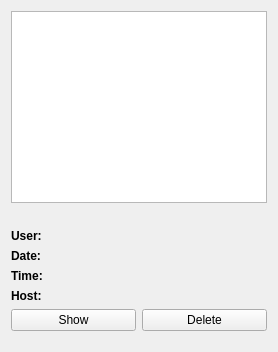
<?xml version="1.0" encoding="UTF-8"?>
<ui version="4.0">
 <class>SnapshotManagementWidget</class>
 <widget class="QWidget" name="SnapshotManagementWidget">
  <layout class="QVBoxLayout" name="verticalLayout">
   <item>
    <widget class="QListView" name="list">
     <property name="whatsThis">
      <string>&lt;html&gt;&lt;head&gt;&lt;meta name=&quot;qrichtext&quot; content=&quot;1&quot; /&gt;&lt;style type=&quot;text/css&quot;&gt;
p, li { white-space: pre-wrap; }
&lt;/style&gt;&lt;/head&gt;&lt;body style=&quot; font-family:'Sans Serif'; font-size:9pt; font-weight:400; font-style:normal; text-decoration:none;&quot;&gt;
&lt;p style=&quot; margin-top:0px; margin-bottom:0px; margin-left:0px; margin-right:0px; -qt-block-indent:0; text-indent:0px;&quot;&gt;All snapshots you made are listed here. You can make snapshots by selecting the according entry in the context-menu of a client-window. These snapshosts can be managed using the buttons below.&lt;/p&gt;&lt;/body&gt;&lt;/html&gt;</string>
     </property>
    </widget>
   </item>
   <item>
    <widget class="QLabel" name="previewLbl">
     <property name="scaledContents">
      <bool>true</bool>
     </property>
    </widget>
   </item>
   <item>
    <layout class="QGridLayout" columnstretch="0,1">
     <item row="1" column="1">
      <widget class="QLabel" name="dateLbl"/>
     </item>
     <item row="0" column="0">
      <widget class="QLabel" name="userDescLbl">
       <property name="font">
        <font>
         <weight>75</weight>
         <bold>true</bold>
        </font>
       </property>
       <property name="text">
        <string>User:</string>
       </property>
      </widget>
     </item>
     <item row="0" column="1">
      <widget class="QLabel" name="userLbl"/>
     </item>
     <item row="2" column="1">
      <widget class="QLabel" name="timeLbl"/>
     </item>
     <item row="3" column="0">
      <widget class="QLabel" name="hostDescLbl">
       <property name="font">
        <font>
         <weight>75</weight>
         <bold>true</bold>
        </font>
       </property>
       <property name="text">
        <string>Host:</string>
       </property>
      </widget>
     </item>
     <item row="1" column="0">
      <widget class="QLabel" name="dateDescLbl">
       <property name="font">
        <font>
         <weight>75</weight>
         <bold>true</bold>
        </font>
       </property>
       <property name="text">
        <string>Date:</string>
       </property>
      </widget>
     </item>
     <item row="3" column="1">
      <widget class="QLabel" name="hostLbl"/>
     </item>
     <item row="2" column="0">
      <widget class="QLabel" name="timeDescLbl">
       <property name="font">
        <font>
         <weight>75</weight>
         <bold>true</bold>
        </font>
       </property>
       <property name="text">
        <string>Time:</string>
       </property>
      </widget>
     </item>
    </layout>
   </item>
   <item>
    <layout class="QHBoxLayout" name="horizontalLayout">
     <item>
      <widget class="QPushButton" name="showBtn">
       <property name="text">
        <string>Show</string>
       </property>
       <property name="icon">
        <iconset resource="../master.qrc">
         <normaloff>:/resources/edit-find.png</normaloff>:/resources/edit-find.png</iconset>
       </property>
       <property name="iconSize">
        <size>
         <width>22</width>
         <height>22</height>
        </size>
       </property>
      </widget>
     </item>
     <item>
      <widget class="QPushButton" name="deleteBtn">
       <property name="text">
        <string>Delete</string>
       </property>
       <property name="icon">
        <iconset resource="../master.qrc">
         <normaloff>:/resources/edit-delete.png</normaloff>:/resources/edit-delete.png</iconset>
       </property>
       <property name="iconSize">
        <size>
         <width>22</width>
         <height>22</height>
        </size>
       </property>
      </widget>
     </item>
    </layout>
   </item>
   <item>
    <spacer>
     <property name="orientation">
      <enum>Qt::Vertical</enum>
     </property>
     <property name="sizeType">
      <enum>QSizePolicy::Fixed</enum>
     </property>
     <property name="sizeHint" stdset="0">
      <size>
       <width>16</width>
       <height>10</height>
      </size>
     </property>
    </spacer>
   </item>
  </layout>
 </widget>
 <resources>
  <include location="../master.qrc"/>
 </resources>
 <connections/>
</ui>
